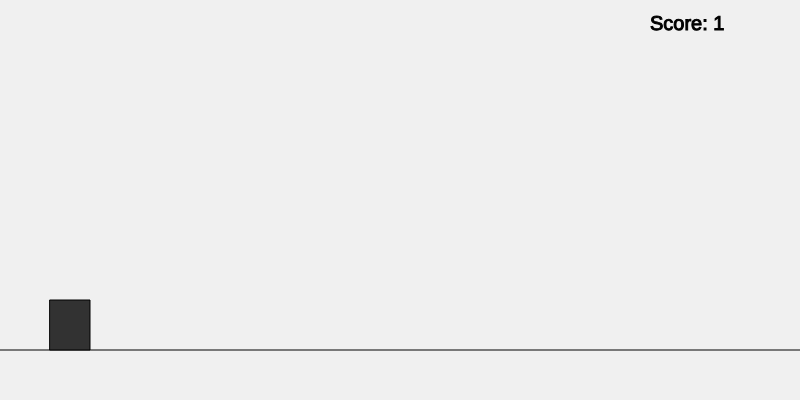
Frame 1 (no input)
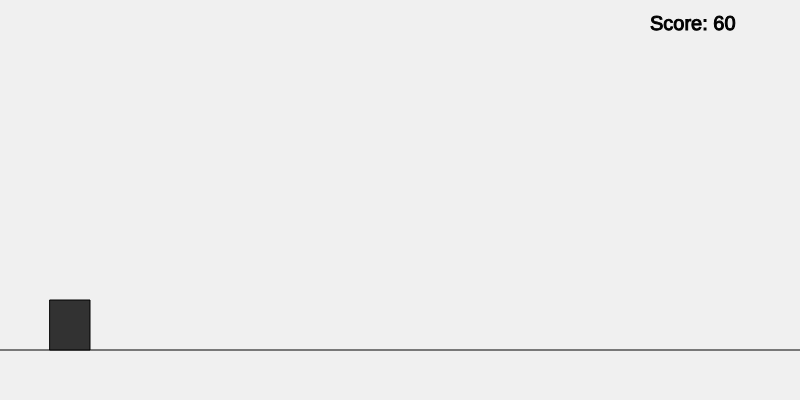
Frame 60 (no input)
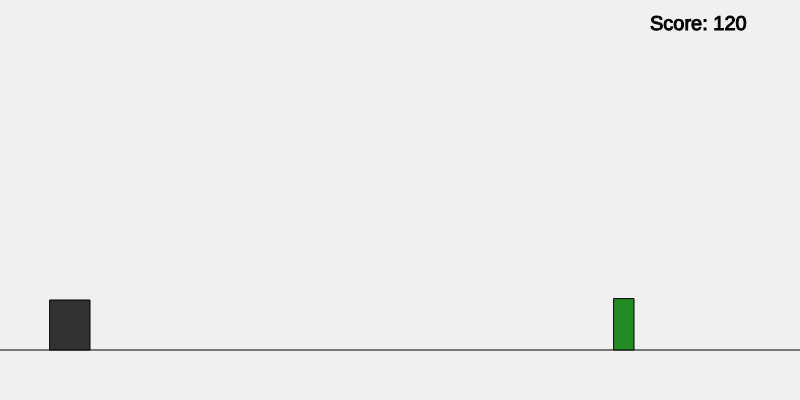
Frame 120 (the mouse pressed at the canvas centre since frame 60)

The p5.js sketch that drew these frames (run headless with seeded random() and noise() and a simulated clock; from frame 60 on, the mouse is pressed at the canvas centre):

// p5.js sketch
// ── sketch.js
let dino;
let obstacles = [];
let gravity = 0.8;
let score = 0;
let gameOver = false;

function setup() {
  createCanvas(800, 400);
  dino = new Dino();
}

function draw() {
  background(240);

  // Ground
  stroke(0);
  line(0, height - 50, width, height - 50);

  if (!gameOver) {
    // Spawn obstacles
    if (frameCount % 90 === 0) {
      obstacles.push(new Obstacle());
    }
    score++;
  }

  // Score display
  fill(0);
  textSize(20);
  text("Score: " + score, 650, 30);

  dino.update();
  dino.show();

  // Handle obstacles
  for (let i = obstacles.length - 1; i >= 0; i--) {
    obstacles[i].update();
    obstacles[i].show();

    if (dino.hits(obstacles[i])) {
      gameOver = true;
    }

    if (obstacles[i].offscreen()) {
      obstacles.splice(i, 1);
    }
  }

  // Game Over screen
  if (gameOver) {
    textSize(40);
    fill(255, 0, 0);
    text("GAME OVER", 270, 200);

    textSize(20);
    fill(0);
    text("Press R to Restart", 310, 240);
  }
}

function keyPressed() {

  // SPACE = Jump (keyCode 32)
  if (!gameOver && keyCode === 32) {
    dino.jump();
  }

  // R = Restart
  if (gameOver && (key === 'r' || key === 'R')) {
    restartGame();
  }

  return false; // Prevent browser default behavior
}

function restartGame() {
  obstacles = [];
  score = 0;
  gameOver = false;
}

class Dino {
  constructor() {
    this.x = 50;
    this.y = height - 100;
    this.w = 40;
    this.h = 50;
    this.velocity = 0;
  }

  jump() {
    if (this.y >= height - 100) {
      this.velocity = -15;
    }
  }

  hits(obstacle) {
    return !(
      this.x + this.w < obstacle.x ||
      this.x > obstacle.x + obstacle.w ||
      this.y + this.h < obstacle.y ||
      this.y > obstacle.y + obstacle.h
    );
  }

  update() {
    this.velocity += gravity;
    this.y += this.velocity;

    // Stop at ground
    if (this.y > height - 100) {
      this.y = height - 100;
      this.velocity = 0;
    }
  }

  show() {
    fill(50);
    rect(this.x, this.y, this.w, this.h);
  }
}

class Obstacle {
  constructor() {
    this.w = 20;
    this.h = random(30, 60);
    this.x = width;
    this.y = height - 50 - this.h;
    this.speed = 6;
  }

  update() {
    this.x -= this.speed;
  }

  offscreen() {
    return this.x < -this.w;
  }

  show() {
    fill(34, 139, 34);
    rect(this.x, this.y, this.w, this.h);
  }
}
